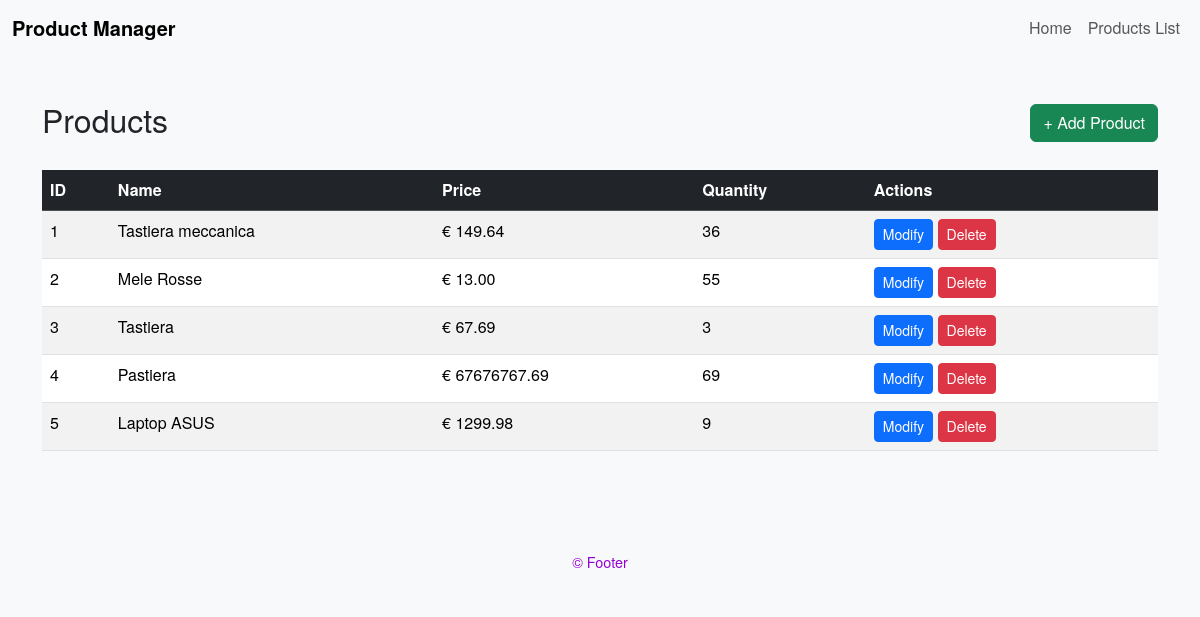
Before: /products_list with the older database file.
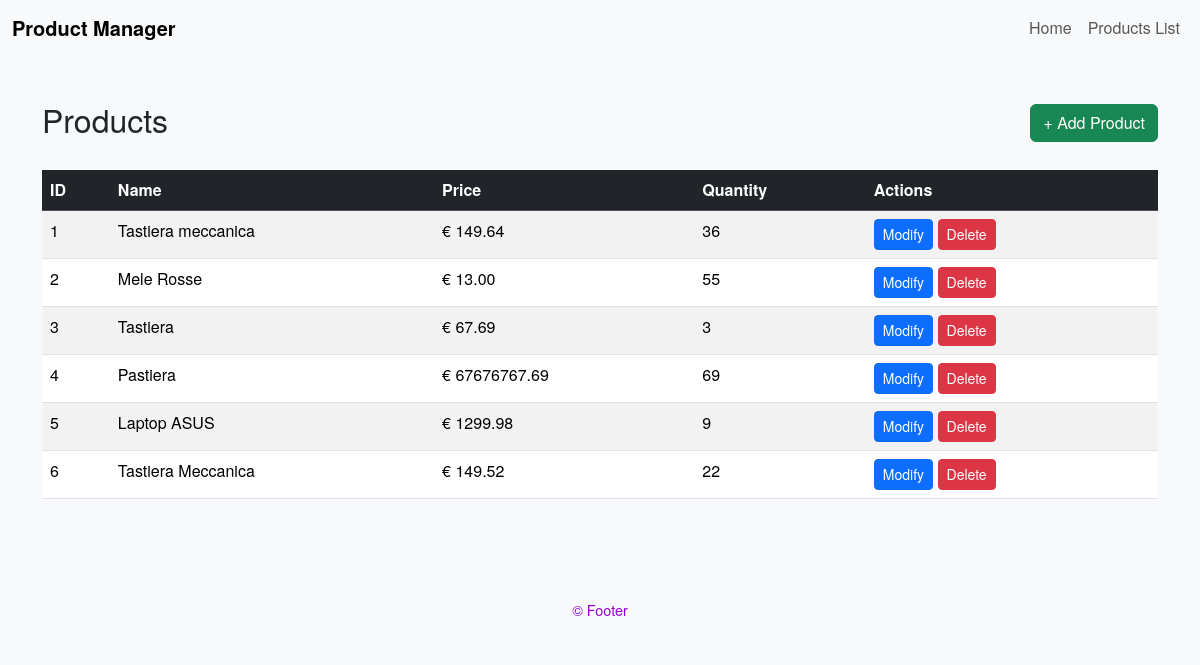
After: the same page with the newer database file.
### src/models/product.py (models this page shows)
class Product(SQLModel, table=True):
    id:       int | None = Field(default=None, primary_key=True)
    name:     str        = Field(index=True)
    price:    Decimal    = Field(sa_column=Column(Numeric(10, 2)))
    quantity: int

### src/routers/frontend.py (the view)
@router.get("/products_list", response_class=HTMLResponse)
async def get_products_list_ui(request: Request, session: SessionDep):
    statement = select(Product)
    products = session.exec(statement).all()
    return templates.TemplateResponse(
        request = request,
        name    = "products.html",
        context = {"products": products}
    )

### src/templates/products.html (shortened to what this page needs)
{% extends "base.html" %}
{% block content %}
<div class="d-flex justify-content-between align-items-center mb-4">
    <h2>Products</h2>
    <button class="btn btn-success" data-bs-toggle="modal" data-bs-target="#addProductModal">
        + Add Product
    </button>
</div>
<div class="table-responsive">
    <table class="table table-striped table-hover">
        <thead class="table-dark">
            <tr>
                <th>ID</th>
                <th>Name</th>
                <th>Price</th>
                <th>Quantity</th>
                <th>Actions</th>
            </tr>
        </thead>
        <tbody>
            {% for product in products %}
            <tr id="row-{{ product.id }}">
                <td>{{ product.id }}</td>
                <td>{{ product.name }}</td>
                <td>€ {{ "%.2f"|format(product.price) }}</td>
                <td>{{ product.quantity }}</td>
                <td>
                    <button class="btn btn-primary btn-sm"
                            onclick="openEditModal('{{ product.id }}',
                                                   '{{ product.name }}',
                                                   '{{ product.price }}',
                                                   '{{ product.quantity }}'
                                                  )">
                        Modify
                    </button>
                    <button class="btn btn-sm btn-danger"
                            onclick="deleteProduct('{{ product.id }}')">
                        Delete
                    </button>
                </td>
            </tr>
            {% else %}
            <tr>
                <td colspan="5" class="text-center">No products found.</td>
            </tr>
            {% endfor %}
        </tbody>
    </table>
</div>
{% endblock %}

### src/templates/base.html (shortened to what this page needs)
<!DOCTYPE html>
<html lang="en">
<head>
  <link href="https://cdn.jsdelivr.net/npm/bootstrap@5.3.1/dist/css/bootstrap.min.css" rel="stylesheet">
  <link rel="stylesheet" href="{{ url_for('static', path='styles.css') }}">
</head>
<body>
  <nav class="navbar navbar-expand-lg navbar-light bg-light">
    <div class="container-fluid">
      <a class="navbar-brand" href="/">Product Manager</a>
      <div class="collapse navbar-collapse" id="navbarNav">
        <ul class="navbar-nav ms-auto">
          <li class="nav-item">
            <a class="nav-link" href="/">Home</a>
          </li>
          <li class="nav-item">
            <a class="nav-link" href="{{ url_for('get_products_list_ui') }}">Products List</a>
          </li>
        </ul>
      </div>
    </div>
  </nav>
  <div class="container mt-4">
    {% block content %}
    {% endblock %}
  </div>
  <footer class="footer py-3 bg-light mt-5">
    <div class="container text-center">
      <span>&copy; Footer </span>
    </div>
  </footer>
</body>
</html>

### src/static/styles.css (style rules this page uses)
body { background-color: #f8f9fa; font-family: 'Helvetica Neue', Helvetica, Arial, sans-serif; }
.navbar-brand { font-weight: bold; }
.container { padding-top: 20px; }
.footer { text-align: center; font-size: 0.9em; color: darkviolet !important; margin-top: 40px; }

Changed rows visible on the page:
added Product: id "6", name "Tastiera Meccanica", price "149.52", quantity "22"
